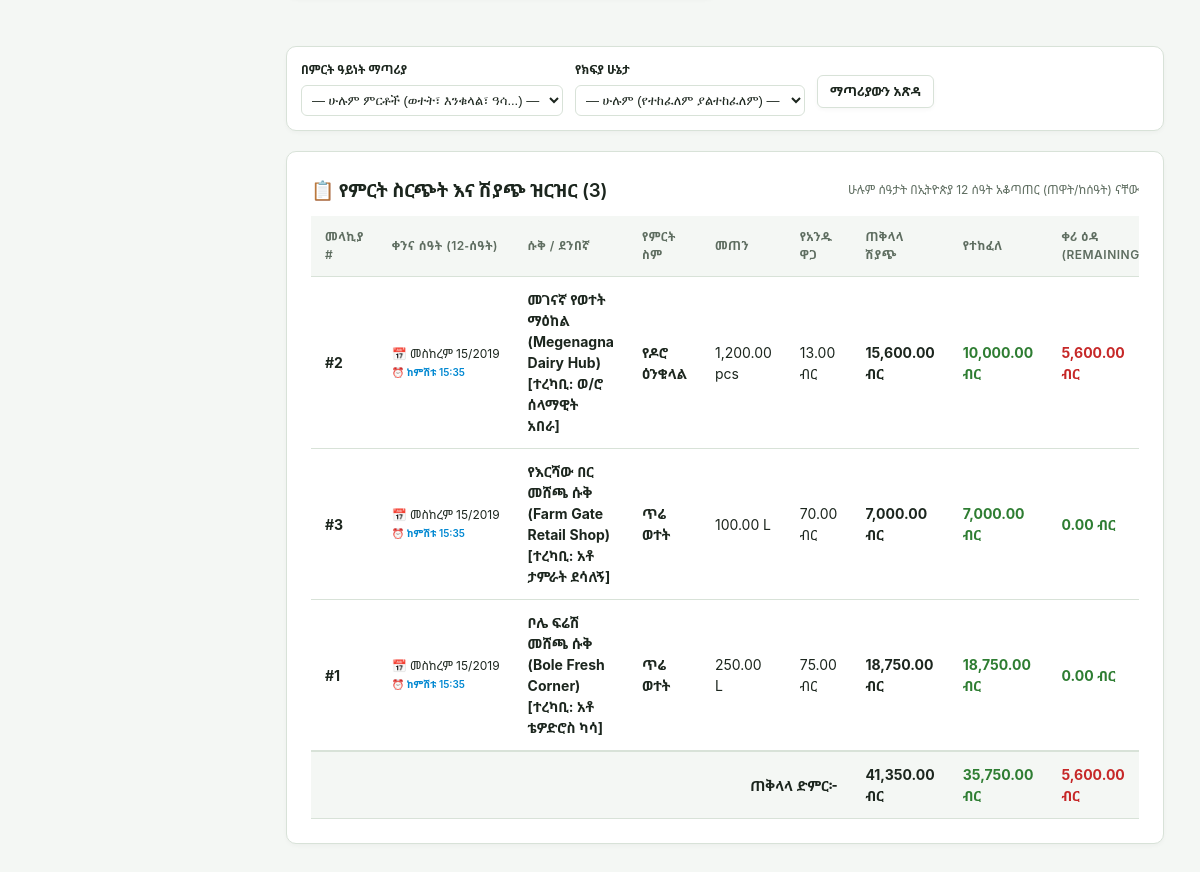
/modules/finance/sales_payments.php (signed in, lower part), run on an earlier commit of the app's database.
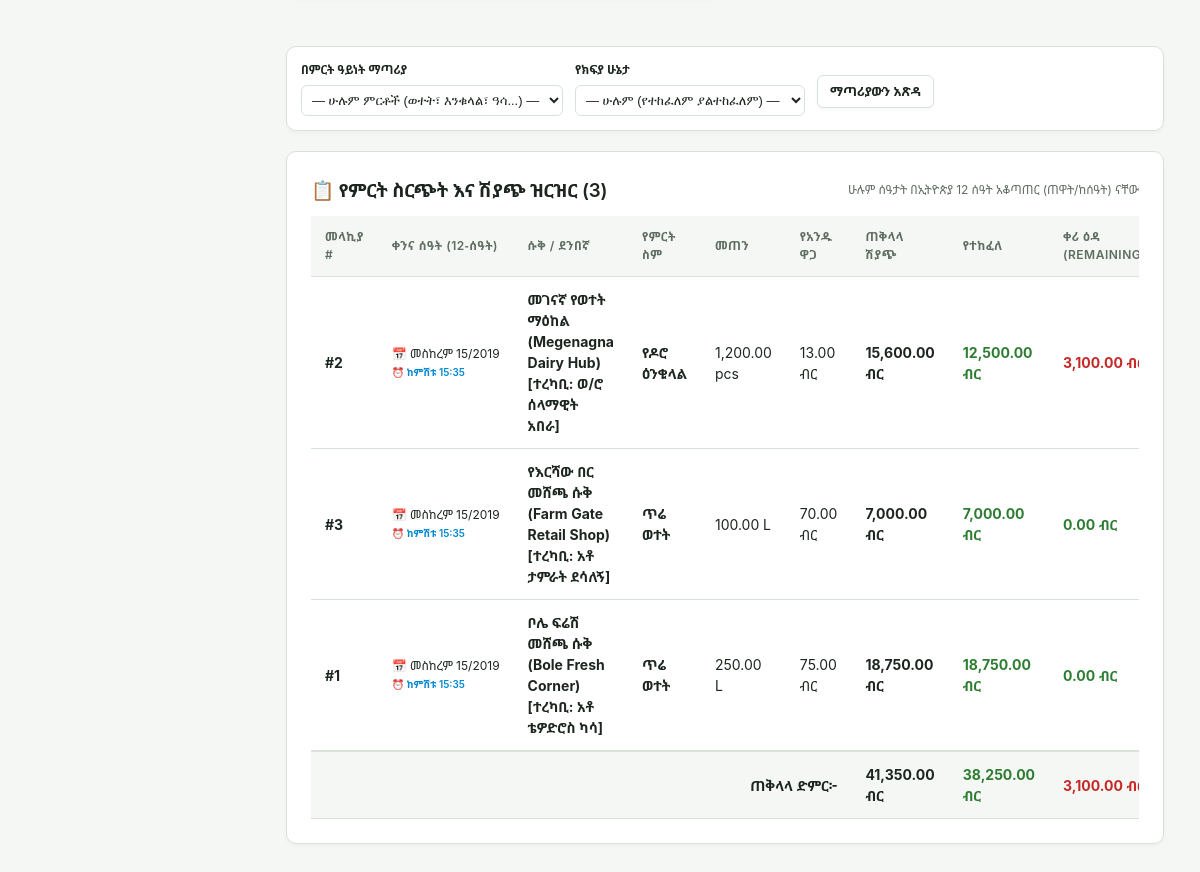
And on a later commit of the database.
### tables this page shows
CREATE TABLE `dist_dispatches` (
  `id` int(11) NOT NULL,
  `vehicle_id` int(11) DEFAULT NULL,
  `driver_id` int(11) DEFAULT NULL,
  `driver_name` varchar(150) DEFAULT NULL,
  `destination_pos_location` varchar(150) NOT NULL,
  `shop_id` int(11) DEFAULT NULL,
  `warehouse_id` int(11) NOT NULL,
  `stock_item_id` int(11) NOT NULL,
  `quantity_dispatched` decimal(12,2) NOT NULL,
  `unit_price` decimal(12,2) NOT NULL DEFAULT 0.00,
  `total_price` decimal(12,2) NOT NULL DEFAULT 0.00,
  `amount_paid` decimal(12,2) NOT NULL DEFAULT 0.00,
  `payment_status` enum('unpaid','partial','paid') NOT NULL DEFAULT 'unpaid',
  `payment_notes` varchar(255) DEFAULT NULL,
  `sale_channel` enum('direct_sale','shop_transfer','internal_use') DEFAULT NULL COMMENT 'direct_sale=outside buyer; shop_transfer=to company shop; internal_use=gift/protocol/food at price 0',
  `quantity_delivered` decimal(12,2) DEFAULT NULL,
  `variance_flagged` tinyint(1) NOT NULL DEFAULT 0,
  `planned_dispatch_at` datetime NOT NULL,
  `dispatched_at` datetime DEFAULT NULL,
  `confirmed_at` datetime DEFAULT NULL,
  `status` enum('planned','dispatched','in_transit','delivered','partially_delivered','failed') NOT NULL DEFAULT 'planned',
  `created_by` int(11) NOT NULL,
  `created_at` datetime DEFAULT current_timestamp()
);

CREATE TABLE `wh_stock_items` (
  `id` int(11) NOT NULL,
  `sku` varchar(50) NOT NULL,
  `name` varchar(150) NOT NULL,
  `product_class` enum('milk','feed','medicine','equipment','spare_parts','general') NOT NULL,
  `department_scope` varchar(20) DEFAULT NULL COMMENT 'NULL = shared across all departments in its product_class; otherwise a departments.code value restricting it to one department (see includes/material_request_shared.php)',
  `partition_code` enum('finished_products','feed_nutrition','materials_supplies') NOT NULL DEFAULT 'finished_products',
  `unit` varchar(20) NOT NULL,
  `is_perishable` tinyint(1) NOT NULL DEFAULT 0
);

### config/db.php (called while the page is built, shortened)
<?php
function db(): PDO
{
    static $pdo = null;
    if ($pdo === null) {
        try {
            $pdo = new PDO(
                "mysql:host=" . DB_HOST . ";dbname=" . DB_NAME . ";charset=utf8mb4",
                DB_USER,
                DB_PASS,
                [
                    PDO::ATTR_ERRMODE => PDO::ERRMODE_EXCEPTION,
                    PDO::ATTR_DEFAULT_FETCH_MODE => PDO::FETCH_ASSOC,
                ]
            );
        } catch (PDOException $e) {
            die('Database connection failed: ' . htmlspecialchars($e->getMessage()) .
                '<br>Check config/db.php — is MySQL running in XAMPP, and does the "aleltu_eifms" database exist?');
        }
    }
    return $pdo;
}

### includes/ethiopian_calendar.php (called while the page is built, shortened)
<?php
class EthiopianDate {
    public static array $months = [
        1 => 'መስከረም',
        2 => 'ጥቅምት',
        3 => 'ህዳር',
        4 => 'ታህሳስ',
        5 => 'ጥር',
        6 => 'የካቲት',
        7 => 'መጋቢት',
        8 => 'ሚያዝያ',
        9 => 'ግንቦት',
        10 => 'ሰኔ',
        11 => 'ሐምሌ',
        12 => 'ነሐሴ',
        13 => 'ጳጉሜን'
    ];
    public static array $weekdays = [
        0 => 'እሁድ',
        1 => 'ሰኞ',
        2 => 'ማክሰኞ',
        3 => 'ረቡዕ',
        4 => 'ሐሙስ',
        5 => 'አርብ',
        6 => 'ቅዳሜ'
    ];
    public static function fromGregorian(int $gy, int $gm, int $gd): array {
        $jdn = gregoriantojd($gm, $gd, $gy);
        $r = ($jdn - self::ETHIOPIC_EPOCH) % 1461;
        $n = ($r % 365) + 365 * intdiv($r, 1460);
        $ey = 4 * intdiv($jdn - self::ETHIOPIC_EPOCH, 1461) + intdiv($r, 365) - intdiv($r, 1460);
        $em = intdiv($n, 30) + 1;
        $ed = ($n % 30) + 1;
        return [$ey, $em, $ed];
    }
    public static function format(?string $dateStr, string $format = 'medium'): string {
        $time = strtotime($dateStr);
        $gy = (int)date('Y', $time);
        $gm = (int)date('n', $time);
        $gd = (int)date('j', $time);
        $w  = (int)date('w', $time);
        [$ey, $em, $ed] = self::fromGregorian($gy, $gm, $gd);
        $monthName = self::$months[$em] ?? '';
        $weekdayName = self::$weekdays[$w] ?? '';
        return match ($format) {
            'short'   => sprintf('%02d/%02d/%04d', $ed, $em, $ey),
            'numeric' => sprintf('%04d-%02d-%02d', $ey, $em, $ed),
            'long'    => sprintf('%s፣ %s %d ቀን %d ዓ.ም', $weekdayName, $monthName, $ed, $ey),
            default   => sprintf('%s %d/%d', $monthName, $ed, $ey)
        };
    }
    public static function formatTime(?string $timeStr): string {
        $timestamp = strtotime($timeStr);
        $h = (int)date('H', $timestamp);
        $m = (int)date('i', $timestamp);
        $ethHour = ($h >= 6) ? ($h - 6) : ($h + 6);
        $period = '';
        if ($h >= 6 && $h < 12) {
            $period = 'ከጠዋቱ';
        } elseif ($h >= 12 && $h < 18) {
            $period = 'ከቀኑ';
        } elseif ($h >= 18 && $h < 24) {
            $period = 'ከምሽቱ';
        } else {
            $period = 'ከሌሊቱ';
        }
        return sprintf('%s %d:%02d', $period, $ethHour, $m);
    }
}
function eth_date(?string $dateStr, string $format = 'medium'): string {
    return EthiopianDate::format($dateStr, $format);
}
function eth_time_12h(?string $timeStr): string {
    return EthiopianDate::formatTime($timeStr);
}

### includes/functions.php (called while the page is built, shortened)
<?php
require_once __DIR__ . '/../config/db.php';
require_once __DIR__ . '/ethiopian_calendar.php';
function h(?string $s): string { return htmlspecialchars($s ?? '', ENT_QUOTES, 'UTF-8'); }

### modules/finance/sales_payments.php (the view, shortened to what the changed rows need)
<?php
require_once __DIR__ . '/../../includes/functions.php';
require_once __DIR__ . '/../../includes/header.php';
$where = ["d.sale_channel != 'internal_use'"];
$params = [];
$whereSql = implode(' AND ', $where);
$dispatchesStmt = db()->prepare("
    SELECT d.*, i.name AS item_name, i.unit, u.name AS creator_name, s.shop_name, s.manager_name AS shop_manager
    FROM dist_dispatches d
    JOIN wh_stock_items i ON i.id = d.stock_item_id
    LEFT JOIN dist_shops s ON s.id = d.shop_id
    JOIN users u ON u.id = d.created_by
    WHERE {$whereSql}
    ORDER BY d.created_at DESC
");
$dispatchesStmt->execute($params);
$shopDispatches = $dispatchesStmt->fetchAll();
?>
<div class="card" style="margin-bottom:24px">
    <div style="overflow-x:auto">
        <table id="salesTable">
            <thead>
                <tr>
                    <th>መላኪያ #</th>
                    <th>ቀንና ሰዓት (12-ሰዓት)</th>
                    <th>ሱቅ / ደንበኛ</th>
                    <th>የምርት ስም</th>
                    <th>መጠን</th>
                    <th>የአንዱ ዋጋ</th>
                    <th>ጠቅላላ ሽያጭ</th>
                    <th>የተከፈለ</th>
                    <th>ቀሪ ዕዳ (Remaining)</th>
                </tr>
            </thead>
            <tbody>
                <?php
                $sumTotal = 0; $sumPaid = 0; $sumRemaining = 0;
                foreach ($shopDispatches as $d):
                    $rem = max(0, (float)$d['total_price'] - (float)$d['amount_paid']);
                    $sumTotal += (float)$d['total_price'];
                    $sumPaid += (float)$d['amount_paid'];
                    $sumRemaining += $rem;
                ?>
                    <tr>
                        <td><strong>#<?= (int)$d['id'] ?></strong></td>
                        <td style="font-size:12px;white-space:nowrap">
                            📅 <?= eth_date($d['created_at']) ?><br>
                            <small style="color:#0288d1;font-weight:600">⏰ <?= eth_time_12h($d['created_at']) ?></small>
                        </td>
                        <td>
                            <strong><?= h($d['shop_name'] ?: $d['destination_pos_location']) ?></strong>
                        </td>
                        <td><strong><?= h($d['item_name']) ?></strong></td>
                        <td><?= number_format($d['quantity_dispatched'], 2) ?> <?= h($d['unit']) ?></td>
                        <td><?= number_format($d['unit_price'], 2) ?> ብር</td>
                        <td><strong><?= number_format($d['total_price'], 2) ?> ብር</strong></td>
                        <td style="color:#2e7d32"><strong><?= number_format($d['amount_paid'], 2) ?> ብር</strong></td>
                        <td style="color:<?= $rem > 0 ? '#c62828' : '#2e7d32' ?>;font-weight:700">
                            <?= number_format($rem, 2) ?> ብር
                        </td>
                    </tr>
                <?php endforeach; ?>
                <?php if (empty($shopDispatches)): ?>
                    <tr><td colspan="11" class="text-muted" style="text-align:center">ምንም መዝገብ አልተገኘም።</td></tr>
                <?php else: ?>
                    <tr style="background:var(--bg);font-weight:700;border-top:2px solid var(--border)">
                        <td colspan="6" style="text-align:right">ጠቅላላ ድምር፦</td>
                        <td><?= number_format($sumTotal, 2) ?> ብር</td>
                        <td style="color:#2e7d32"><?= number_format($sumPaid, 2) ?> ብር</td>
                        <td style="color:#c62828"><?= number_format($sumRemaining, 2) ?> ብር</td>
                    </tr>
                <?php endif; ?>
            </tbody>
        </table>
    </div>
</div>
<?php require_once __DIR__ . '/../../includes/footer.php'; ?>

What changed in the data, as far as the page shows it:
changed dist_dispatches "መገናኛ የወተት ማዕከል (Megenagna Dairy Hub) [ተረካቢ: ወ/ሮ ሰላማዊት አበራ]": amount_paid "10,000.00" → "12,500.00"; rem "5,600.00" → "3,100.00"
Also different on the page:
$sumPaid: "35,750.00" → "38,250.00"
$sumRemaining: "5,600.00" → "3,100.00"
